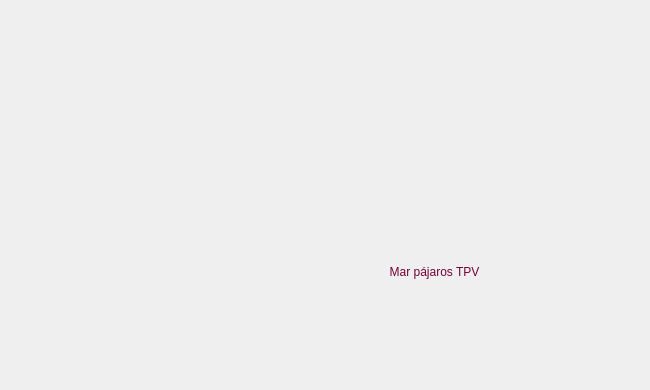
<?xml version="1.0" encoding="UTF-8"?>
<ui version="4.0">
 <class>frmSplash</class>
 <widget class="QDialog" name="frmSplash">
  <property name="geometry">
   <rect>
    <x>0</x>
    <y>0</y>
    <width>650</width>
    <height>390</height>
   </rect>
  </property>
  <property name="sizePolicy">
   <sizepolicy hsizetype="Fixed" vsizetype="Fixed">
    <horstretch>0</horstretch>
    <verstretch>0</verstretch>
   </sizepolicy>
  </property>
  <property name="minimumSize">
   <size>
    <width>650</width>
    <height>390</height>
   </size>
  </property>
  <property name="maximumSize">
   <size>
    <width>650</width>
    <height>390</height>
   </size>
  </property>
  <property name="windowTitle">
   <string>Mar pájaros TPV - Splash</string>
  </property>
  <property name="windowIcon">
   <iconset resource="../Resources.qrc">
    <normaloff>:/assets/marpajaros.ico</normaloff>:/assets/marpajaros.ico</iconset>
  </property>
  <widget class="QLabel" name="label">
   <property name="geometry">
    <rect>
     <x>219</x>
     <y>236</y>
     <width>431</width>
     <height>71</height>
    </rect>
   </property>
   <property name="styleSheet">
    <string notr="true">color: rgb(118, 0, 58);
font: italic 42pt &quot;Sans Serif&quot;;</string>
   </property>
   <property name="text">
    <string>Mar pájaros TPV</string>
   </property>
   <property name="alignment">
    <set>Qt::AlignCenter</set>
   </property>
  </widget>
  <widget class="QWidget" name="widget" native="true">
   <property name="geometry">
    <rect>
     <x>0</x>
     <y>0</y>
     <width>650</width>
     <height>390</height>
    </rect>
   </property>
   <property name="autoFillBackground">
    <bool>false</bool>
   </property>
   <property name="styleSheet">
    <string notr="true">background-image: url(:/assets/LoginMarpajaros_650.png);</string>
   </property>
  </widget>
  <zorder>widget</zorder>
  <zorder>label</zorder>
 </widget>
 <resources>
  <include location="../Resources.qrc"/>
 </resources>
 <connections/>
</ui>
